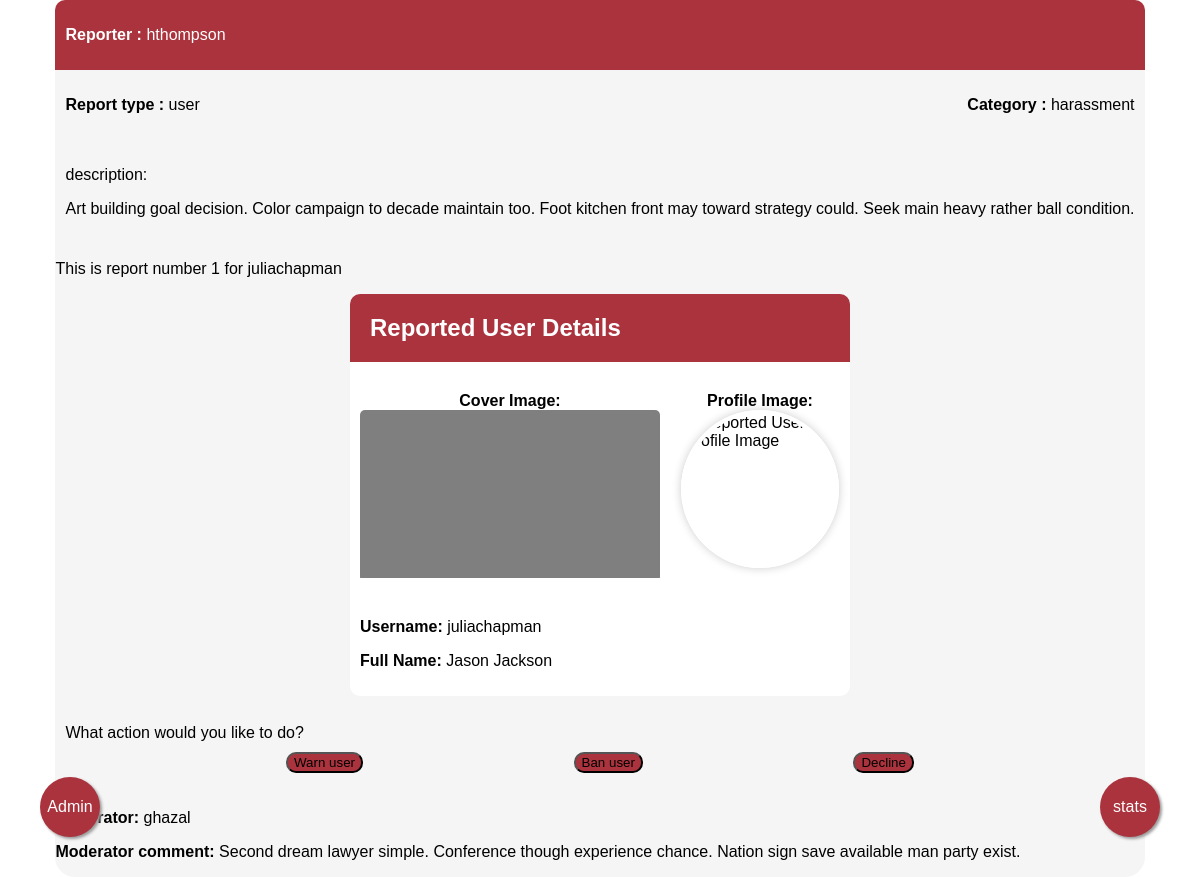
The app's page /report/14 (signed in) with its own data.
### report/models.py (models this page shows, shortened)
class Report(models.Model):
    reporter = models.ForeignKey(CustomUser, on_delete=models.CASCADE, related_name='reporter')
    type = models.CharField(max_length=25, choices=TYPE)
    category = models.CharField(max_length=25, choices=CATEGORY)
    reported_user = models.ForeignKey(CustomUser, on_delete=models.CASCADE, related_name='reported_user')
    description = models.TextField(null=True, blank=True)
    status = models.CharField(max_length=25, choices=STATUS, default='pending')
    reported_post = models.ForeignKey(Post, on_delete=models.SET_NULL, related_name='reported_post', null=True, blank=True)
    reported_chat = models.ForeignKey(Chat, on_delete=models.PROTECT, related_name='reported_chat', null=True, blank=True)
    moderator = models.ForeignKey(CustomUser, on_delete=models.CASCADE, related_name='moderator', null=True, blank=True)
    moderator_comment = models.TextField(null=True, blank=True)
    created_at = models.DateTimeField(auto_now_add=True)
    updated_at = models.DateTimeField(auto_now=True)

### accounts/models.py (models this page shows, shortened)
class CustomUser(AbstractUser):
    email = models.EmailField(blank=False, null=False, unique=True)
    profile_image = models.ImageField(default='profile_images/default.png', upload_to='profile_images/', blank=True, null=True)
    birth_date = models.DateField(blank=True, null=True)
    phone_number = PhoneNumberField(blank=True, null=True)
    gender = models.CharField(blank=True, null=True, max_length=1, choices=GENDER_CHOICES)
    role = models.CharField(max_length=25, choices=ROLE, default='regular-user')
    is_online = models.BooleanField(default=False)
    last_online = models.DateTimeField(blank=True, null=True)
    is_banned = models.BooleanField(default=False)

### main/models.py (models this page shows, shortened)
class Profile(models.Model):
    user = models.OneToOneField(settings.AUTH_USER_MODEL, on_delete=models.CASCADE, related_name='profile')
    cover_image = models.ImageField(default='cover_images/default.jpg', upload_to='cover_images/', blank=True, null=True)
    bio = models.TextField(blank=True, null=True)
    created_at = models.DateTimeField(auto_now_add=True)
    updated_at = models.DateTimeField(auto_now=True)

### report/views.py (the view)
# urls.py: path('<int:pk>', views.ReportDetail.as_view(), name='report-detail'),
class ReportDetail(LoginRequiredMixin, PermissionRequiredMixin, generic.DetailView):
    model = Report
    template_name = 'report/detail_base.html'
    permission_required = 'report.view_report'
    def get_context_data(self, **kwargs):
        context = super().get_context_data(**kwargs)
        report = context['object']
        context['report_form'] = ReportUpdateForm(instance=context['object'])
        context['warn_form'] = WarnForm()
        if report.reported_post:
            context['post'] = report.reported_post
        if report.reported_chat:
            chat = report.reported_chat
            messages = Message.objects.filter(chat=chat)[:10]
            context['chat'] = chat
            context['messages'] = messages
        reported_user = context['object'].reported_user
        report_count = Report.objects.filter(reported_user=reported_user).count()
        context['report_count'] = report_count
        return context

### report/templates/report/detail_base.html (shortened to what this page needs)
{% extends 'report_base.html' %}
{% block content %}
<div class="report-design" >
{% if report %}
  <div class="header">
    <p><b>Reporter : </b> {{ report.reporter.username }}</p>
  </div>
  <div class="subheader">
    <p><b>Report type : </b> {{report.type}}</p>
    <p><b>Category : </b> {{ report.category }}</p>
  </div>
  <div class="description">
    {% if report.description %}
    <p>description:</p>
    <p>{{ report.description }}</p>
    {% endif %}
  </div>
  <p>This is report number {{ report_count }} for {{report.reported_user.username}}</p>
<div class="report-container">
  {% if report.type == 'user' %}
    <div class="report-details">
      <div class="report-header">
          <h2 style="display: flex; background-color: #aa333d; padding: 20px; margin: 0%;
          border-top-left-radius: 10px;
          border-top-right-radius: 10px;
          color: white;
          ">Reported User Details</h2>
      </div>
      <div style="padding: 10px;" class="user-images">
        <div class="image-container">
            <b>Cover Image:</b>
            <div class="image-frame">
                <img src="{{ report.reported_user.profile.cover_image.url }}" alt="Reported User CoverImage">
            </div>
        </div>
        <div class="image-container">
            <b>Profile Image:</b>
            <div class="image-frame profile-image-frame">
                <img src="{{ report.reported_user.profile_image.url }}" alt="Reported User Profile Image">
            </div>
        </div>
      </div>
      <div class="user-info" style="padding: 10px;">
        <p><b>Username:</b> {{ report.reported_user.username }}</p>
        <p><b>Full Name:</b> {{ report.reported_user.first_name }} {{ report.reported_user.last_name }}</p>
      </div>
    </div>
  {% endif %}
  </div>
  <br />
  <div class="action">
    What action would you like to do?<br />
    <div class="action-div">
      <div>
        <button onclick="toggleForm()">Warn user</button>
      </div>
      {% if user.role == 'admin' %}
        <div>
          <form action="{% url 'report:ban' report.reported_user.id %}" method="get">
            <button type="submit">Ban user</button><br />
          </form>
        </div>
      {% endif %}
      <div>
        <form action="{% url 'report:decline' report.id %}" method="get">
          <button type="submit">Decline</button><br />
        </form>
      </div>
    </div>
</div>
{% if user.role == 'admin' %}
  <div>
    <p><b>Moderator:</b> {{report.moderator.username}}</p>
    <p><b>Moderator comment:</b> {{report.moderator_comment}}</p>
  </div>
{% endif %}
{% else %}
  <p>Not Found! 404.</p>
{% endif %}
{% endblock %}

### report/templates/report/detail_base.html (style rules this page uses)
body { font-family: Arial, sans-serif; margin: 0; padding: 0; display: flex; justify-content: center; align-items: center; }
.report-design { flex-direction: column; display: flex; justify-self: center; align-self: center; border-radius: 20px; background-color: whitesmoke; height:100%; }
.header { display: flex; justify-content: left; background-color: #aa333d; border-top-left-radius: 10px; border-top-right-radius: 10px; padding: 10px; color: white; }
.subheader { display: flex; justify-content: space-between; padding: 10px; }
.description { padding: 10px; }
.action { padding: 10px; display: flex; flex-direction: column; }
.action-div { padding: 10px; display: flex; justify-content: space-evenly; }
button { border-radius: 10px; background-color: #aa333d; }
.report-container { background-color: white; display: flex; align-self: center; flex-direction: column; width: 500px; border-radius: 10px; }
.user-images { display: flex; gap: 20px; margin-top: 20px; }
.image-container { flex: 1; display: flex; flex-direction: column; align-items: center; }
.image-frame { width: 100%; max-width: 600px; border-radius: 5px; overflow: hidden; }
.profile-image-frame { width: 150px; height: 150px; border-radius: 50%; overflow: hidden; border: 4px solid #fff; box-shadow: 0 0 10px rgba(0, 0, 0, 0.2); }

### records on screen
Report: reporter.username "hthompson", type "user", category "harassment", description "Art building goal decision. Color campaign to decade maintain too. Foot kitchen front may toward strategy could. Seek main heavy rather ball condition.", reported_user.username "juliachapman", reported_user.profile.cover_image (placeholder picture), reported_user.first_name "Jason", reported_user.last_name "Jackson", moderator.username "ghazal", moderator_comment "Second dream lawyer simple. Conference though experience chance. Nation sign save available man party exist."

### other values on screen
{{ report_count }} "1"
